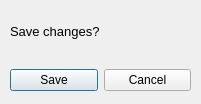
<?xml version="1.0" encoding="UTF-8"?>
<ui version="4.0">
 <class>DeSettingsQuitDialogLayout</class>
 <widget class="QDialog" name="DeSettingsQuitDialogLayout">
  <property name="geometry">
   <rect>
    <x>0</x>
    <y>0</y>
    <width>201</width>
    <height>104</height>
   </rect>
  </property>
  <property name="windowTitle">
   <string>Dialog</string>
  </property>
  <widget class="QWidget" name="gridLayoutWidget">
   <property name="geometry">
    <rect>
     <x>10</x>
     <y>0</y>
     <width>181</width>
     <height>91</height>
    </rect>
   </property>
   <layout class="QGridLayout" name="gridLayout">
    <item row="0" column="0">
     <widget class="QLabel" name="label">
      <property name="font">
       <font>
        <pointsize>10</pointsize>
       </font>
      </property>
      <property name="text">
       <string>Save changes?</string>
      </property>
     </widget>
    </item>
    <item row="1" column="0">
     <layout class="QHBoxLayout" name="horizontalLayout_2">
      <item>
       <widget class="QPushButton" name="save_button">
        <property name="text">
         <string>Save</string>
        </property>
        <property name="autoDefault">
         <bool>false</bool>
        </property>
        <property name="default">
         <bool>true</bool>
        </property>
       </widget>
      </item>
      <item>
       <widget class="QPushButton" name="cancel_button">
        <property name="text">
         <string>Cancel</string>
        </property>
        <property name="autoDefault">
         <bool>false</bool>
        </property>
        <property name="default">
         <bool>false</bool>
        </property>
       </widget>
      </item>
     </layout>
    </item>
   </layout>
  </widget>
 </widget>
 <resources/>
 <connections/>
</ui>
